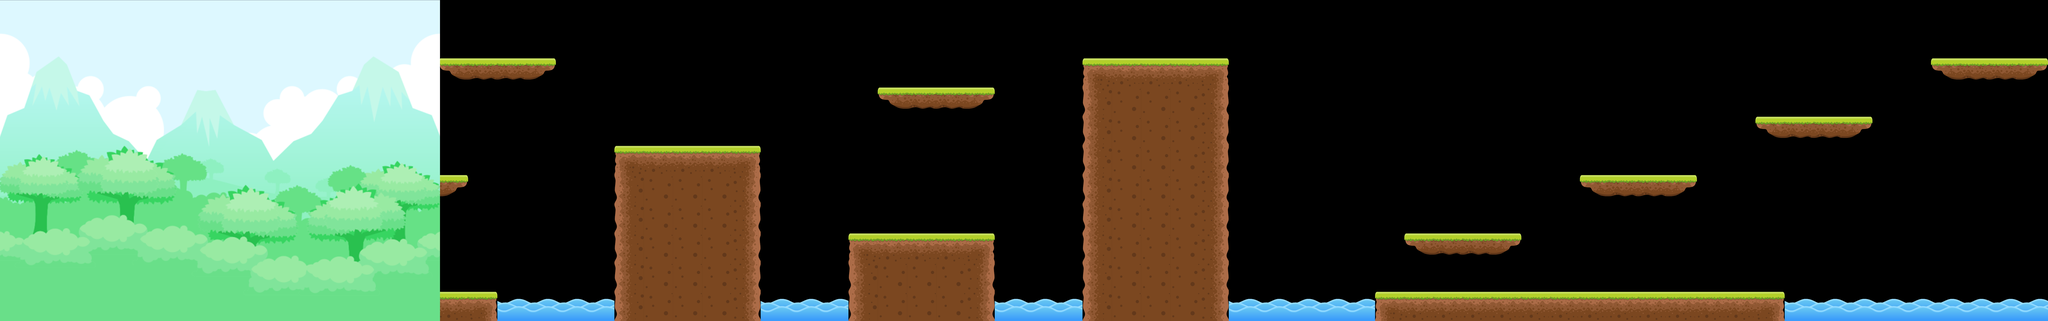

Rendered tile map (Tiled .tmx) drawn with the repository's tilesets; below, a short description and the map source with its tile grids summarised:
An orthogonal 70x11 tile map with 128x128 px tiles, 1 tile layer (Tile Layer 1), 1 image layer and 17 objects (9x 1, 6x 0, spawn, end).

<map version="1.0" orientation="orthogonal" renderorder="right-down" width="70" height="11" tilewidth="128" tileheight="128" nextobjectid="138">
 <tileset firstgid="1" name="map1_tileset" tilewidth="128" tileheight="128" tilecount="20" columns="4">
  <image source="map1_tileset.png" width="512" height="641" />
  <terraintypes>
   <terrain name="platform" tile="-1" />
  </terraintypes>
  <tile id="14" terrain="0,0,0,0" />
  <tile id="15" terrain="0,0,0,0" />
  <tile id="16" terrain="0,0,0,0" />
 </tileset>
 <layer name="Tile Layer 1" width="70" height="11">
  <data>[770 cells, 181 non-empty, 10 distinct tile ids]</data>
 </layer>
 <objectgroup color="#ff0000" name="colliders">
  <object id="86" type="0" x="-208" y="-336" width="212" height="1744" />
  <object id="109" type="0" x="6" y="1294" width="2164" height="110" />
  <object id="111" type="1" x="392" y="1059" width="492" height="30.3333" />
  <object id="120" type="0" x="2696" y="656" width="624" height="752" />
  <object id="121" type="0" x="3718" y="1040" width="624" height="368" />
  <object id="122" type="0" x="4743" y="272.121" width="624" height="1139.88" />
  <object id="123" type="0" x="6018.18" y="1295.09" width="1775.76" height="114" />
  <object id="125" type="1" x="526" y="549.833" width="492" height="30.3333" />
  <object id="128" type="1" x="1547" y="808.833" width="492" height="30.3333" />
  <object id="129" type="1" x="1932" y="295.833" width="492" height="30.3333" />
  <object id="130" type="1" x="3850.33" y="422.833" width="492" height="30.3333" />
  <object id="134" type="1" x="6153" y="1062.17" width="492" height="30.3333" />
  <object id="135" type="1" x="6921" y="805.833" width="492" height="30.3333" />
  <object id="136" type="1" x="7691.33" y="550.167" width="492" height="30.3333" />
  <object id="137" type="1" x="8455.33" y="294.167" width="492" height="30.3333" />
 </objectgroup>
 <imagelayer name="background">
  <image source="BG.png" width="1925" height="1450" />
  <properties>
   <property name="speed" type="float" value="0.5" />
  </properties>
 </imagelayer>
 <objectgroup color="#ffff00" name="utils">
  <object id="97" name="spawn" x="16" y="1187" />
  <object id="98" name="end" x="8696.55" y="7.33333" width="259.273" height="286.303" />
 </objectgroup>
</map>